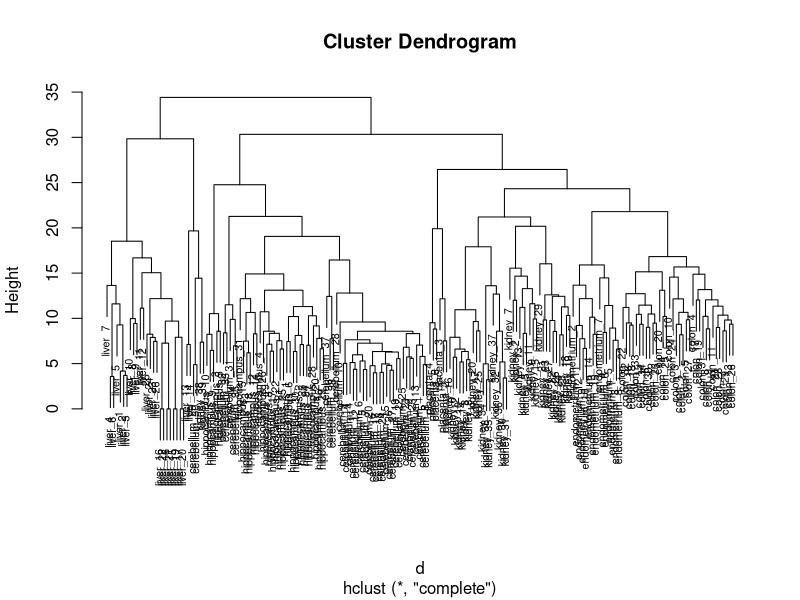

The R source for this figure:
library(tidyverse)
library(dslabs)
data("tissue_gene_expression")
d <- dist(tissue_gene_expression$x - rowMeans(tissue_gene_expression$x)) 
h <- hclust(d)
plot(h, cex = 0.65)
